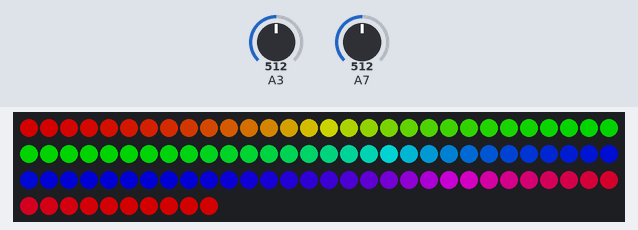
The sketch below on a simulated Arduino Nano, built with avr-gcc and run on an emulated ATmega328P. On the bench: 100 RGB LEDs in strip order, left to right, continuing on the next row. Inputs (shaded band) come from the test bench; at power-on: A3 = 512, A7 = 512. Dim RGB values are drawn brighter than linear.

Above: at 1.06 s.
1.3 s: A3 set to 0
At 2.7 s:
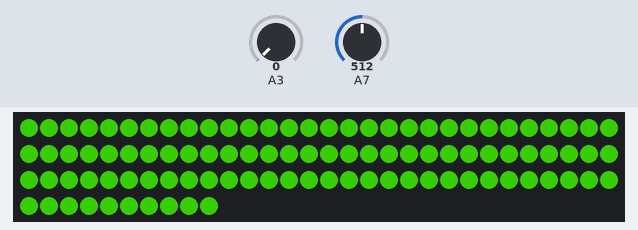
3.5 s: A7 set to 716
5.3 s: A3 set to 122
At 5.92 s:
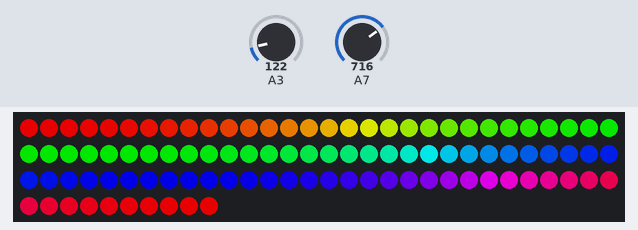
7.3 s: A7 set to 900
At 8.07 s:
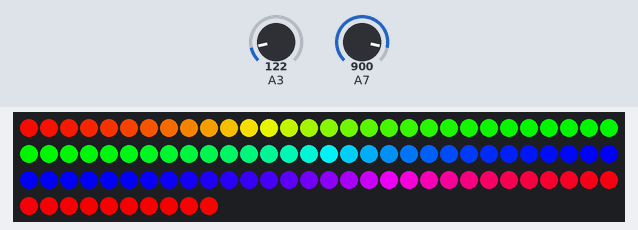
8.8 s: A7 set to 1023
At 9.23 s:
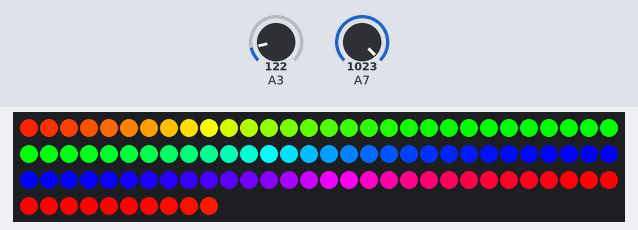
Timing chart, 0 to 11.3 s (numbered marks = the images above; inputs shaded):
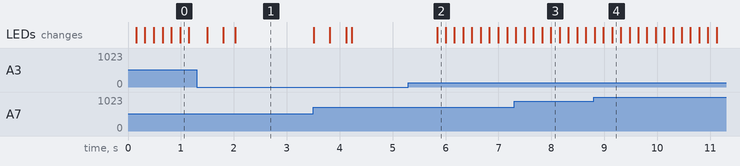

Measured:
- after the input at 1.3 s, the LEDs: first change after 0.19 s (image 1 shows a later state)
- after the input at 5.3 s, the LEDs: change after 0.54 s (image 2)

The sketch:

LED.ino
```cpp
#include <FastLED_NeoPixel.h>

 // Which pin on the Arduino is connected to the LEDs?
#define DATA_PIN 13

// How many LEDs are attached to the Arduino?
#define NUM_LEDS 100

// LED brightness, 0 (min) to 255 (max)
#define BRIGHTNESS 255

// Adafruit_NeoPixel strip(NUM_LEDS, DATA_PIN, NEO_GRB);  // <- Adafruit NeoPixel version
FastLED_NeoPixel<NUM_LEDS, DATA_PIN, NEO_GRB> strip;      // <- FastLED NeoPixel version


/*
 * A7 = Brightness
 * A3 = Mode
 * 5V = Analog Input
 * GND1 = LED
 * GND2 = Analog Input
 * D13 = LED Signal
 */
void setup() {
  Serial.begin(9600);
  strip.begin();  // initialize strip (required!)
  float anal = 0;
  strip.setBrightness(anal);
}
//GRB
void loop() {
  int flip = analogRead(A3);
  float anal = analogRead(A7)*255.0f/1023.0f;

  if (flip != 0){
    rainbow(10, 3);

}
  else if (flip == 0){
    colorWipe(strip.Color(60, 225, 5), 3);
    /*
     * 170,240,3
     * 60,240,4
     * 70,240,5
     * 50,240,5
     */
  }
}

/*
* Fills a strip with a specific color, starting at 0 and continuing
* until the entire strip is filled. Takes two arguments:
*
*     1. the color to use in the fill
*     2. the amount of time to wait after writing each LED
*/
void colorWipe(uint32_t color, unsigned long wait) {
  for (unsigned int i = 0; i < strip.numPixels(); i++) {
    float anal = analogRead(A7)*255.0f/1023.0f;
    strip.setBrightness(anal);
    strip.setPixelColor(i, color);
    strip.show();
    delay(wait);
  }
}

/*
* Runs a marquee style "chase" sequence. Takes three arguments:
*
*     1. the color to use in the chase
*     2. the amount of time to wait between frames
*     3. the number of LEDs in each 'chase' group
*     3. the number of chases sequences to perform
*/
void theaterChase(uint32_t color, unsigned long wait, unsigned int groupSize, unsigned int numChases) {
  for (unsigned int chase = 0; chase < numChases; chase++) {
    for (unsigned int pos = 0; pos < groupSize; pos++) {
      strip.clear();  // turn off all LEDs
      for (unsigned int i = pos; i < strip.numPixels(); i += groupSize) {
        strip.setPixelColor(i, color);  // turn on the current group
      }
      strip.show();
      delay(wait);
    }
  }
}

/*
* Simple rainbow animation, iterating through all 8-bit hues. LED color changes
* based on position in the strip. Takes two arguments:
*
*     1. the amount of time to wait between frames
*     2. the number of rainbows to loop through
*/
void rainbow(unsigned long wait, unsigned int numLoops) {
  for (unsigned int count = 0; count < numLoops; count++) {
    // iterate through all 8-bit hues, using 16-bit values for granularity
    for (unsigned long firstPixelHue = 0; firstPixelHue < 65536; firstPixelHue += 256) {
      for (unsigned int i = 0; i < strip.numPixels(); i++) {
        float anal = analogRead(A7)*255.0f/1023.0f;
        int flip = analogRead(A3);
        if (flip == 0){
         return;
          }
        strip.setBrightness(anal);
        unsigned long pixelHue = firstPixelHue + (i * 65536UL / strip.numPixels()); // vary LED hue based on position
        strip.setPixelColor(i, strip.gamma32(strip.ColorHSV(pixelHue)));  // assign color, using gamma curve for a more natural look
      }
      strip.show();
      delay(wait);

    }
  }
}

/*
* Blanks the LEDs and waits for a short time.
*/
void blank(unsigned long wait) {
  strip.clear();
  strip.show();
  delay(wait);
}
```
